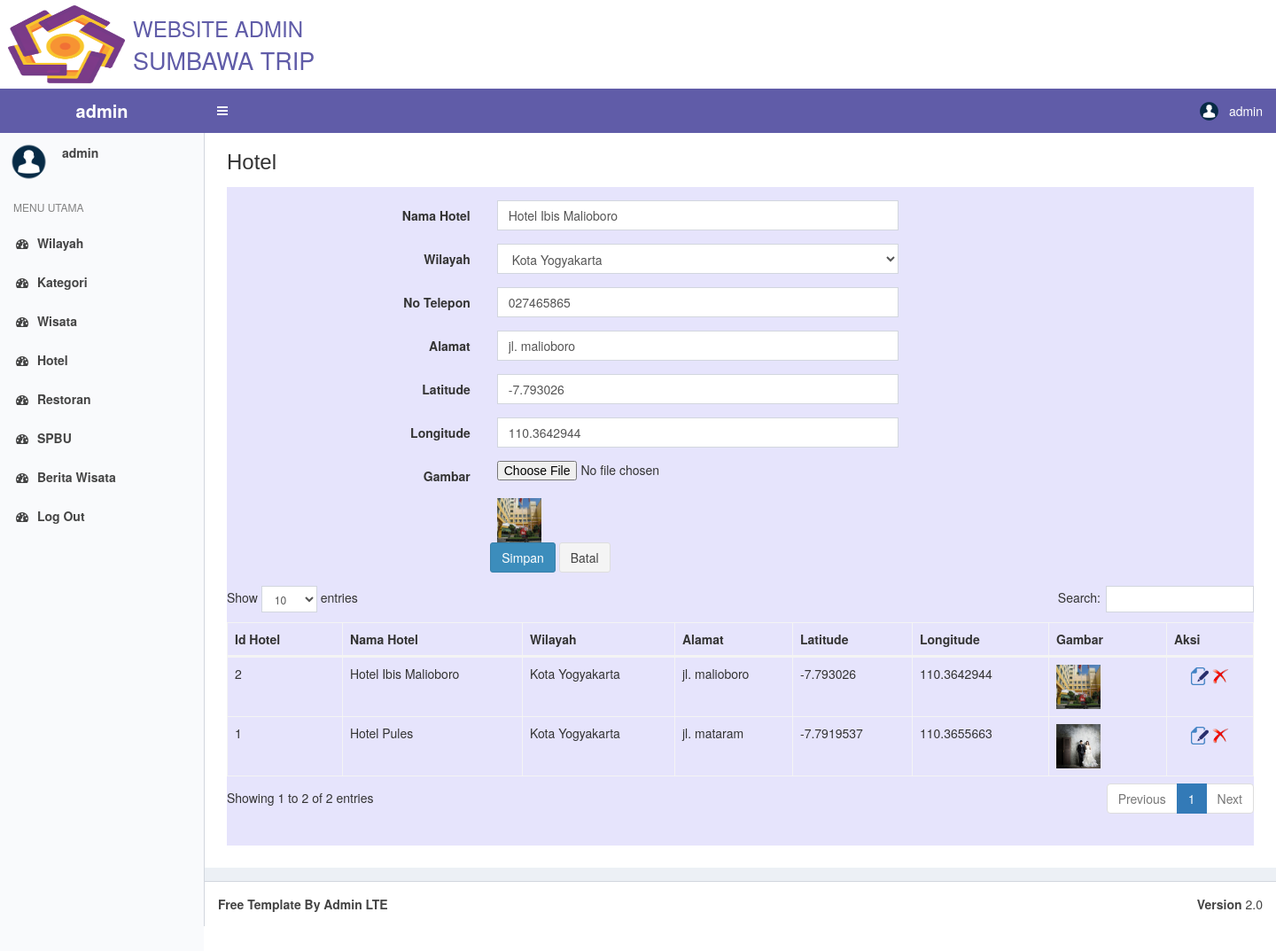
The page /admin/index.php?h=hotel&id=2 (signed in) on the database its author committed.
### tables this page shows
CREATE TABLE `hotel` (
  `id_hotel` int(11) NOT NULL,
  `nama_hotel` text NOT NULL,
  `gambar` text NOT NULL,
  `no_telepon` varchar(15) NOT NULL,
  `alamat` text NOT NULL,
  `latitude` double NOT NULL,
  `longitude` double NOT NULL,
  `kode_wilayah` int(11) NOT NULL
);

CREATE TABLE `wilayah` (
  `kode_wilayah` int(11) NOT NULL,
  `nama_wilayah` text NOT NULL
);

### koneksi.php (called while the page is built, shortened)
<?php
function connect_db(){
	$host = "localhost";
	$usr = "root";
	$pwd = "";
	$db = "sumbawa_besar";
	$con = mysqli_connect($host, $usr, $pwd, $db);
	return $con;
}
function query($string_query){
	$result = mysqli_query(connect_db(), $string_query);
	return $result;
}
?>

### admin/hotel.php (the view, shortened to what this page needs)
    <section class="content-header">
      <h1 style="margin-top:30px;">
        Hotel
      </h1>
    </section>
    <section class="content">
          <div id="isi">
            <?php
            if(isset($_GET['id'])){
                $a = query("select * from hotel where id_hotel='$_GET[id]'");
                $b = mysqli_fetch_array($a);
            }
            ?>
<form action="hotel_proses.php" method="post" id="fhotel" class="form-horizontal" enctype="multipart/form-data">
                        <div class="form-group">
                            <label class="col-lg-3 control-label">Nama Hotel</label>
                            <div class="col-lg-5">
                                <input type="text" name="nama" class="form-control" value="<?php echo isset($b)?$b['nama_hotel']:''; ?>" maxlength="50" />
                            </div>
                        </div>
                        <div class="form-group">
                            <label class="col-lg-3 control-label">Wilayah</label>
                            <div class="col-lg-5">
                                <select name="wilayah" class="form-control">
                                    <?php
                                    $o = query("select * from wilayah order by nama_wilayah asc");
                                    while($p = mysqli_fetch_array($o)){
                                    ?>
                                        <option value="<?php echo $p['kode_wilayah']; ?>" <?php echo isset($b)&&$b['kode_wilayah']==$p['kode_wilayah']?'selected':''; ?>><?php echo $p['nama_wilayah']; ?></option>
                                    <?php } ?>
                                </select>
                            </div>
                        </div>
                        <div class="form-group">
                            <label class="col-lg-3 control-label">No Telepon</label>
                            <div class="col-lg-5">
                                <input type="text" name="no_telp" class="form-control" value="<?php echo isset($b)?$b['no_telepon']:''; ?>" maxlength="50" />
                            </div>
                        </div>
                        <div class="form-group">
                            <label class="col-lg-3 control-label">Alamat</label>
                            <div class="col-lg-5">
                                <input type="text" name="alamat" class="form-control" value="<?php echo isset($b)?$b['alamat']:''; ?>" maxlength="50" />
                            </div>
                        </div>
                        <div class="form-group">
                            <label class="col-lg-3 control-label">Latitude</label>
                            <div class="col-lg-5">
                                <input type="text" name="latitude" class="form-control" value="<?php echo isset($b)?$b['latitude']:''; ?>" maxlength="50" />
                            </div>
                        </div>
                        <div class="form-group">
                            <label class="col-lg-3 control-label">Longitude</label>
                            <div class="col-lg-5">
                                <input type="text" name="longitude" class="form-control" value="<?php echo isset($b)?$b['longitude']:''; ?>" maxlength="50" />
                            </div>
                        </div>
                        <div class="form-group">
                            <label class="col-lg-3 control-label">Gambar</label>
                            <div class="col-lg-5">
                                <input type="file" name="gambar" />
                                <?php echo isset($b)&&$b['gambar']!=''?"<br /><img src=\"../hotel/".$b['gambar']."\" width=\"50\" height=\"50\" /":''; ?>
                            </div>
                        </div>
			<div class="form-group">
                            <div class="col-lg-9 col-lg-offset-3">
					<input type="submit" value="Simpan" class="btn btn-primary" />
					<a href="?h=hotel"><input type="button" value="Batal" class="btn btn-default" /></a>
                            </div>
                        </div>
</form>
            <table id="data" class="table table-bordered table-hover" cellspacing="0" width="100%">
            	<thead>
                    <tr>
                        <th>Id Hotel</th>
                        <th>Nama Hotel</th>
                        <th>Wilayah</th>
                        <th>Alamat</th>
                        <th>Latitude</th>
                        <th>Longitude</th>
                        <th>Gambar</th>
                        <th>Aksi</th>
                    </tr>
                </thead>
                <tbody>
                	<?php
                    $x = query("select * from hotel h join wilayah a on h.kode_wilayah=a.kode_wilayah order by id_hotel desc");
                    while($y = mysqli_fetch_array($x)){
                    ?>
                    <tr>
                        <td><?php echo $y['id_hotel']; ?></td>
                        <td><?php echo $y['nama_hotel']; ?></td>
                        <td><?php echo $y['nama_wilayah']; ?></td>
                        <td><?php echo $y['alamat']; ?></td>
                        <td><?php echo $y['latitude']; ?></td>
                        <td><?php echo $y['longitude']; ?></td>
                        <td><img src="../hotel/<?php echo $y['gambar']; ?>" width="50" height="50" /></td>
                        <td align="center">
                        	<a href="?h=hotel&id=<?php echo $y['id_hotel']; ?>" title="edit"><img src="../templates/images/edit.png" width="20" height="20" /></a>
                            <a href="hotel_proses.php?id=<?php echo $y['id_hotel']; ?>" title="hapus" onclick="return confirm('yakin menghapus?')"><img src="../templates/images/remove.png" width="20" height="20" /></a>
                        </td>
                    </tr>
                    <?php } ?>
                </tbody>
            </table>
          </div>
    </section>

### admin/index.php (style rules this page uses)
td { padding:5px; }
#isi { background:#e6e4fc; padding:15px; }

### rows shown on the page
hotel: nama "Hotel Ibis Malioboro", wilayah "Kota Yogyakarta", no_telp "027465865", alamat "jl. malioboro", latitude "-7.793026", longitude "110.3642944", gambar (picture), id_hotel "2", nama_hotel "Hotel Ibis Malioboro", kode_wilayah.nama_wilayah "Kota Yogyakarta"
hotel: id_hotel "1", nama_hotel "Hotel Pules", kode_wilayah.nama_wilayah "Kota Yogyakarta", alamat "jl. mataram", latitude "-7.7919537", longitude "110.3655663", gambar (picture)

### other values the page prints
$_SESSION['nm_adm'] "admin"
